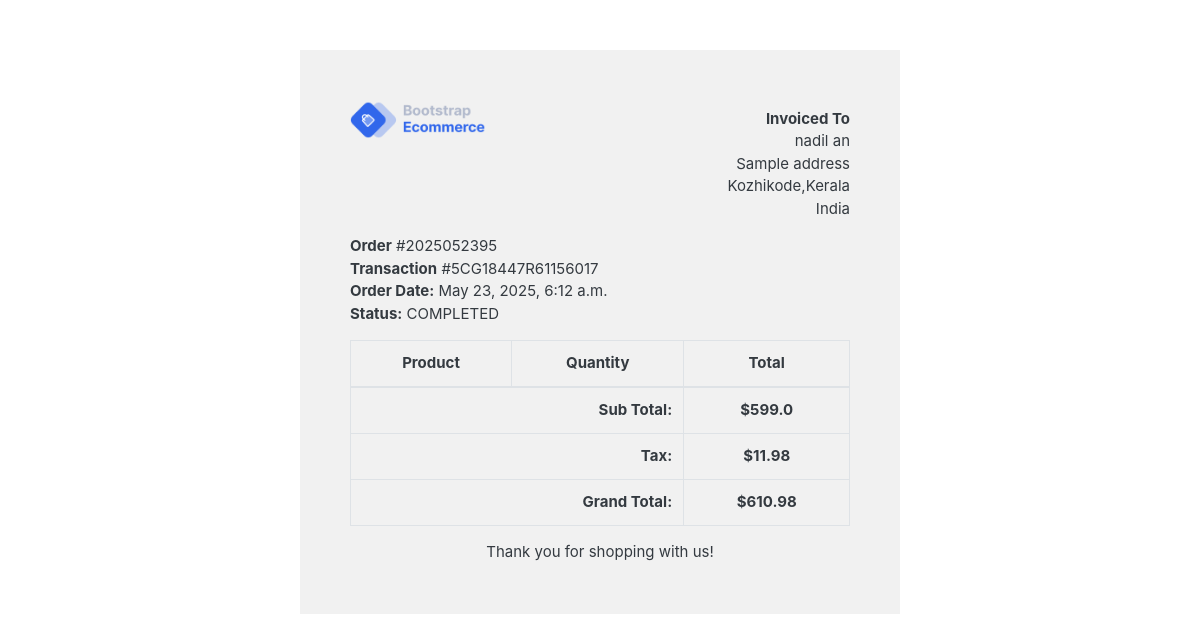
The page /accounts/orderdetails/2025052395/ on the database its author committed.
### order/models.py (models this page shows, shortened)
class Order(models.Model):
    STATUS =(
        ('New','New'),
        ('Accepted','Accepted'),
        ('Completed','Completed'),
        ('Cancelled','Cancelled')
    )
    user = models.ForeignKey(Account, on_delete=models.SET_NULL, null=True, blank=True)
    payment = models.ForeignKey(Payment, on_delete=models.SET_NULL,blank=True,null=True)
    order_number = models.CharField(max_length=20)
    first_name = models.CharField(max_length=50)
    last_name = models.CharField(max_length=50)
    phone = models.IntegerField(null=True, blank=True)
    email = models.EmailField(max_length=50)
    address_line_1 = models.CharField(max_length=50)
    address_line_2 = models.CharField(max_length=50,blank=True)
    country = models.CharField(max_length=50)
    state = models.CharField(max_length=50)
    city = models.CharField(max_length=50)
    order_note = models.CharField(max_length=100,blank=True)
    order_total =models.FloatField()
    tax = models.FloatField()
    status = models.CharField(max_length=10,choices=STATUS,default='New')
    ip=models.CharField(blank=True,max_length=20)
    is_ordered = models.BooleanField(default=False)
    created_at = models.DateTimeField(auto_now_add=True)
    updated_at = models.DateTimeField(auto_now=True)
    def full_name(self):
        return f'{self.first_name} {self.last_name}'
    def full_address(self):
        return f'{self.address_line_1} {self.address_line_2}'

class Payment(models.Model):
    user = models.ForeignKey(Account, on_delete=models.CASCADE)
    payment_id = models.CharField(max_length=100)
    payment_method = models.CharField(max_length=100)
    amount_paid = models.CharField(max_length=100)
    status = models.CharField(max_length=100)
    created_at = models.DateTimeField(auto_now_add=True)

### accounts/views.py (the view)
# urls.py: path('orderdetails/<str:order_number>/',views.orderdetails,name='orderdetails')
def orderdetails(request,order_number):
    order_details = OrderProduct.objects.filter(order__order_number=order_number)
    order = Order.objects.get(order_number=order_number)
    subtotal = 0
    for i in order_details:
        subtotal += i.product_price * i.quantity
    context ={
        'order_details':order_details,
        'order':order,
        'subtotal':subtotal,
    }
    return render(request,'orderdetails.html',context)

### cart/context_processors.py (called while the page is built)
def counter(request):
    cart_count = 0
    if 'admin' in request.path:
        return[]
    else:
        try:
            cart = Cart.objects.filter(cart_id=__cart_id(request))
            if request.user.is_authenticated:
                cart_item = CartItem.objects.all().filter(user=request.user)
            else:
                cart_item = CartItem.objects.all().filter(cart=cart[:1])
            for cart_quantity in cart_item:
                cart_count += cart_quantity.quantity
        except Cart.DoesNotExist:
            cart_count = 0
    return dict(cart_count=cart_count)

### cart/views.py (called while the page is built)
def __cart_id(request):
    cart = request.session.session_key
    if not cart:
        cart = request.session.create()  # Create a session if it doesn't exist
    return cart

### category/context_processors.py (called while the page is built)
def menu_links(request):
    links = Category.objects.all()
    return dict(links=links)

### templates/orderdetails.html (shortened to what this page needs)
{% load static %}
<!DOCTYPE HTML>
<html lang="en">
<head>
<link href="{% static 'css/bootstrap.css' %}" rel="stylesheet" type="text/css"/>
<link href="{% static 'fonts/fontawesome/css/all.min.css' %}" type="text/css" rel="stylesheet">
<link href="{% static 'css/ui.css' %}" rel="stylesheet" type="text/css"/>
<link href="{% static 'css/responsive.css' %}" rel="stylesheet" media="only screen and (max-width: 1200px)" />
</head>
<body>
<div class="container" style="margin: 0 auto;width: 50%;padding: 50px;background: #f1f1f1;margin-top: 50px;margin-bottom: 50px;">
    <div class="row invoice row-printable">
        <div class="col-md-12">
            <div class="panel panel-default plain" id="dash_0">
                <div class="panel-body p30">
                    <div class="row">
                        <div class="col-lg-6">
                            <div class="invoice-logo"><img src="{% static '/images/logo.png' %}" alt="Invoice logo" style="max-height: 40px;"></div>
                        </div>
                        <div class="col-lg-6">
                            <div class="invoice-from">
                                <ul class="list-unstyled text-right">
                                    <li><strong>Invoiced To</strong></li>
                                    <li>{{order.full_name}}</li>
                                    <li>{{ order.full_address }}</li>
                                    <li>{{order.city}},{{order.state}}</li>
                                    <li>{{order.country}}</li>
                                </ul>
                            </div>
                        </div>
                        <div class="col-lg-12">
                            <div class="invoice-details mt25">
                                <div class="well">
                                    <ul class="list-unstyled mb0">
                                        <li><strong>Order</strong> #{{order.order_number}}</li>
                                        <li><strong>Transaction</strong> #{{ order.payment.payment_id }}</li>
                                        <li><strong>Order Date:</strong> {{ order.created_at }}</li>
                                        <li><strong>Status:</strong> {{ order.payment.status }}</li>
                                    </ul>
                                </div>
                            </div>
                            <div class="invoice-items">
                                <div class="table-responsive" style="overflow: hidden; outline: none;" tabindex="0">
                                    <table class="table table-bordered">
                                        <thead>
                                            <tr>
                                                <th class="per70 text-center">Product</th>
                                                <th class="per5 text-center">Quantity</th>
                                                <th class="per25 text-center">Total</th>
                                            </tr>
                                        </thead>
                                        <tfoot>
                                            <tr>
                                                <th colspan="2" class="text-right">Sub Total:</th>
                                                <th class="text-center">${{subtotal}}</th>
                                            </tr>
                                            <tr>
                                                <th colspan="2" class="text-right">Tax:</th>
                                                <th class="text-center">${{order.tax}}</th>
                                            </tr>
                                            <tr>
                                                <th colspan="2" class="text-right">Grand Total:</th>
                                                <th class="text-center">${{ order.order_total }}</th>
                                            </tr>
                                        </tfoot>
                                    </table>
                                </div>
                            </div>
                            <div class="invoice-footer mt25">
                                <p class="text-center">Thank you for shopping with us!</p>
                            </div>
                        </div>
                    </div>
                </div>
            </div>
        </div>
    </div>
</div>
</body>
</html>

### static/css/ui.css (style rules this page uses)
html { font-family: "Inter", sans-serif; font-size: 15px; }
p:last-child { margin-bottom: 0; }
[class*=list-] li:after { visibility: hidden; display: block; content: ""; overflow: hidden; height: 0; clear: both; }

### rows shown on the page
Order: full_name "nadil an", full_address "Sample address", city "Kozhikode", state "Kerala", country "India", order_number "2025052395", payment.payment_id "5CG18447R61156017", created_at "May 23, 2025, 6:12 a.m.", payment.status "COMPLETED", tax "11.98", order_total "610.98"

### other values the page prints
{{ subtotal }} "599.0"
